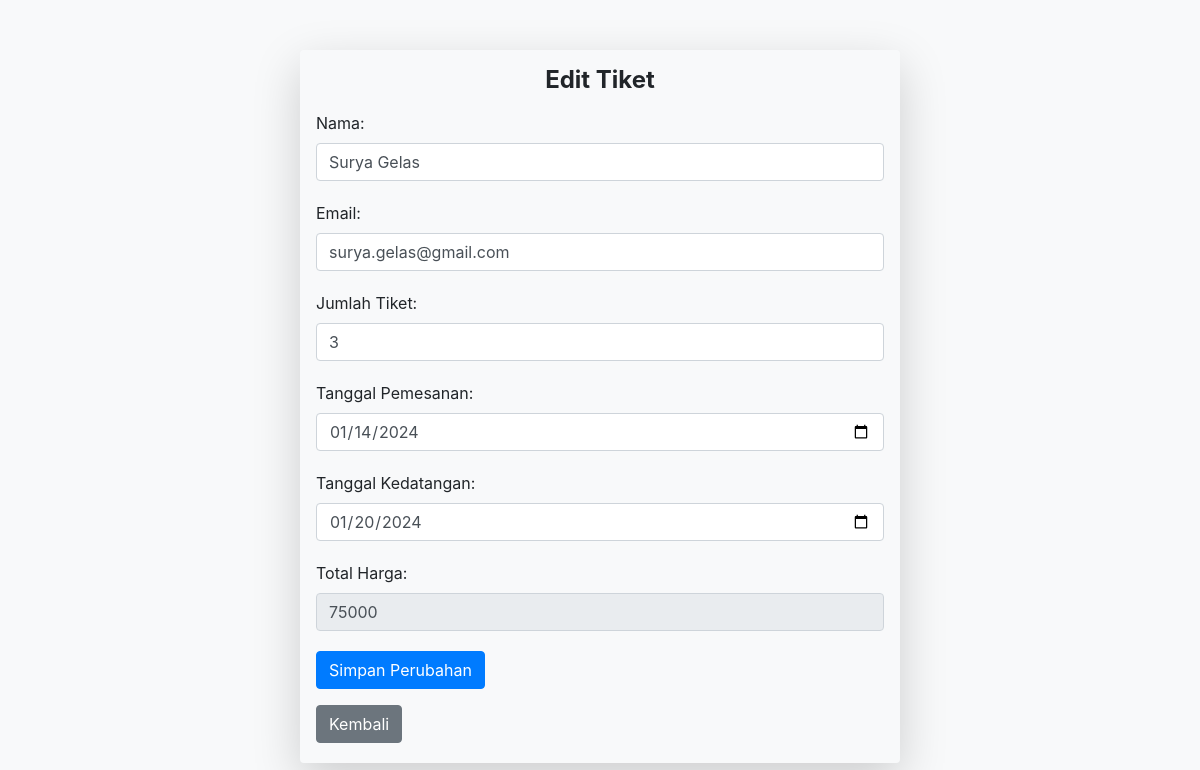
The page /edit.php?id=13 on the database its author committed.
### tables this page shows
CREATE TABLE `tiket` (
  `id` int(11) NOT NULL,
  `nama` varchar(255) NOT NULL,
  `email` varchar(255) NOT NULL,
  `jumlah_tiket` int(11) NOT NULL,
  `tgl_pemesanan` date NOT NULL,
  `tgl_kedatangan` date NOT NULL,
  `total_harga` int(11) NOT NULL
);

### edit.php (the view, shortened to what this page needs)
<?php
require('koneksi.php');
if (isset($_GET['id'])) {
    $tiket_id = $_GET['id'];
    $sql = "SELECT * FROM tiket WHERE id = $tiket_id";
    $result = mysqli_query($db_conn, $sql);
    if (mysqli_num_rows($result) > 0) {
        $tiket_data = mysqli_fetch_assoc($result);
    } else {
        header("Location: index.php");
        exit();
    }
} else {
    header("Location: index.php");
    exit();
}
?>
<!DOCTYPE html>
<html lang="en">
<head>
    <link rel="stylesheet" href="https://maxcdn.bootstrapcdn.com/bootstrap/4.5.2/css/bootstrap.min.css">
</head>
<body>
<section class="container-fluid mb-4">
    <section class="row justify-content-center">
        <section class="col-12 col-sm-8 col-md-6 mx-auto shadow-lg rounded p-3">
            <h4 class="text-center font-weight-bold mb-3"> Edit Tiket </h4>
            <form class="form-container" method="post" action="edit.php?id=<?= $tiket_id; ?>">
                <div class="form-group">
                    <label for="nama">Nama:</label>
                    <input type="text" class="form-control" id="nama" name="nama" value="<?= $tiket_data['nama']; ?>" required>
                </div>
                <div class="form-group">
                    <label for="email">Email:</label>
                    <input type="email" class="form-control" id="email" name="email" value="<?= $tiket_data['email']; ?>" required>
                </div>
                <div class="form-group">
                    <label for="jumlah_tiket">Jumlah Tiket:</label>
                    <input type="number" class="form-control" id="jumlah_tiket" name="jumlah_tiket" value="<?= $tiket_data['jumlah_tiket']; ?>" required>
                </div>
                <div class="form-group">
                    <label for="tgl_pemesanan">Tanggal Pemesanan:</label>
                    <input type="date" class="form-control" id="tgl_pemesanan" name="tgl_pemesanan" value="<?= $tiket_data['tgl_pemesanan']; ?>" required>
                </div>
                <div class="form-group">
                    <label for="tgl_kedatangan">Tanggal Kedatangan:</label>
                    <input type="date" class="form-control" id="tgl_kedatangan" name="tgl_kedatangan" value="<?= $tiket_data['tgl_kedatangan']; ?>" required>
                </div>
                <div class="form-group">
                    <label for="total_harga">Total Harga:</label>
                    <input type="text" class="form-control" id="total_harga" name="total_harga" value="<?= $tiket_data['total_harga']; ?>" readonly>
                </div>
                <button type="submit" class="btn btn-primary">Simpan Perubahan</button>
            </form>
            <a href="datatiket.php" class="btn btn-secondary mt-3 mb-1">Kembali</a>
        </section>
    </section>
</section>
</body>
</html>

### edit.php (style rules this page uses)
body { background-color: #f8f9fa; }
.container-fluid { margin-top: 50px; }
.form-group { margin-bottom: 20px; }

### rows shown on the page
tiket: nama "Surya Gelas", email "surya.gelas@gmail.com", jumlah_tiket "3", tgl_pemesanan "01/14/2024", tgl_kedatangan "01/20/2024", total_harga "75000"
